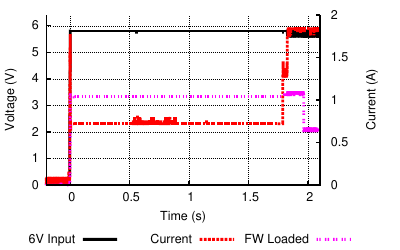

Recreate this plot in gnuplot.
set term postscript enhanced eps color font "Helvetica,18" size 4in,2.5in

set output
filename = "usrp_coldboot"

set border 11 lw 2
set ytics nomirror
set xtics nomirror
set y2tics nomirror

#set lmargin 10
#set rmargin 12
#set bmargin 10 
set xlabel "Time (s)
set ylabel "Voltage (V)"
set y2label "Current (A)"

set yrange [0:6.4]
set y2range [0:2]
set xrange [-0.2:2.1]
set y2tics border
set grid


#set terminal postscript eps enhanced 
#set term x11

#set key at 1.8,5.2 font "Arial, 20" spacing 2.5 #upper right corner
set key out horiz
set key bottom center
#set title "USRP2 cold boot" font "Arial, 25" 

#set datafile separator ","
start_pt=10000
duration=80000
plot	filename.".txt" every ::start_pt::start_pt+duration using 1:2 title '6V Input' with lines ls 1 lc -1 lw 8,\
		"" every ::start_pt::start_pt+duration using 1:4 title 'Current' with lines axis x1y2 ls 2 lc 1 lw 8, \
		"" every ::start_pt::start_pt+duration using 1:3 title 'FW Loaded' with lines ls 7 lc 4 lw 8

set output filename.".eps";
replot;

